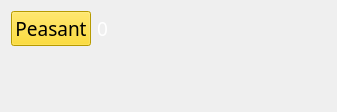
<?xml version="1.0" encoding="UTF-8"?>
<ui version="4.0">
 <class>HumanTownHallUI</class>
 <widget class="QWidget" name="HumanTownHallUI">
  <property name="enabled">
   <bool>true</bool>
  </property>
  <property name="geometry">
   <rect>
    <x>0</x>
    <y>0</y>
    <width>337</width>
    <height>112</height>
   </rect>
  </property>
  <property name="windowTitle">
   <string>Form</string>
  </property>
  <layout class="QFormLayout" name="formLayout">
   <property name="labelAlignment">
    <set>Qt::AlignRight|Qt::AlignTrailing|Qt::AlignVCenter</set>
   </property>
   <property name="formAlignment">
    <set>Qt::AlignRight|Qt::AlignTop|Qt::AlignTrailing</set>
   </property>
   <item row="1" column="1">
    <widget class="QLabel" name="count">
     <property name="font">
      <font>
       <family>Gentium Book Basic</family>
       <pointsize>14</pointsize>
      </font>
     </property>
     <property name="styleSheet">
      <string notr="true">color: white;</string>
     </property>
     <property name="frameShadow">
      <enum>QFrame::Plain</enum>
     </property>
     <property name="text">
      <string>0</string>
     </property>
    </widget>
   </item>
   <item row="1" column="0">
    <widget class="QPushButton" name="peasantButton">
     <property name="font">
      <font>
       <family>Gentium Book Basic</family>
       <pointsize>14</pointsize>
      </font>
     </property>
     <property name="styleSheet">
      <string notr="true">background: gold;</string>
     </property>
     <property name="text">
      <string>Peasant</string>
     </property>
    </widget>
   </item>
  </layout>
 </widget>
 <resources/>
 <connections/>
</ui>
